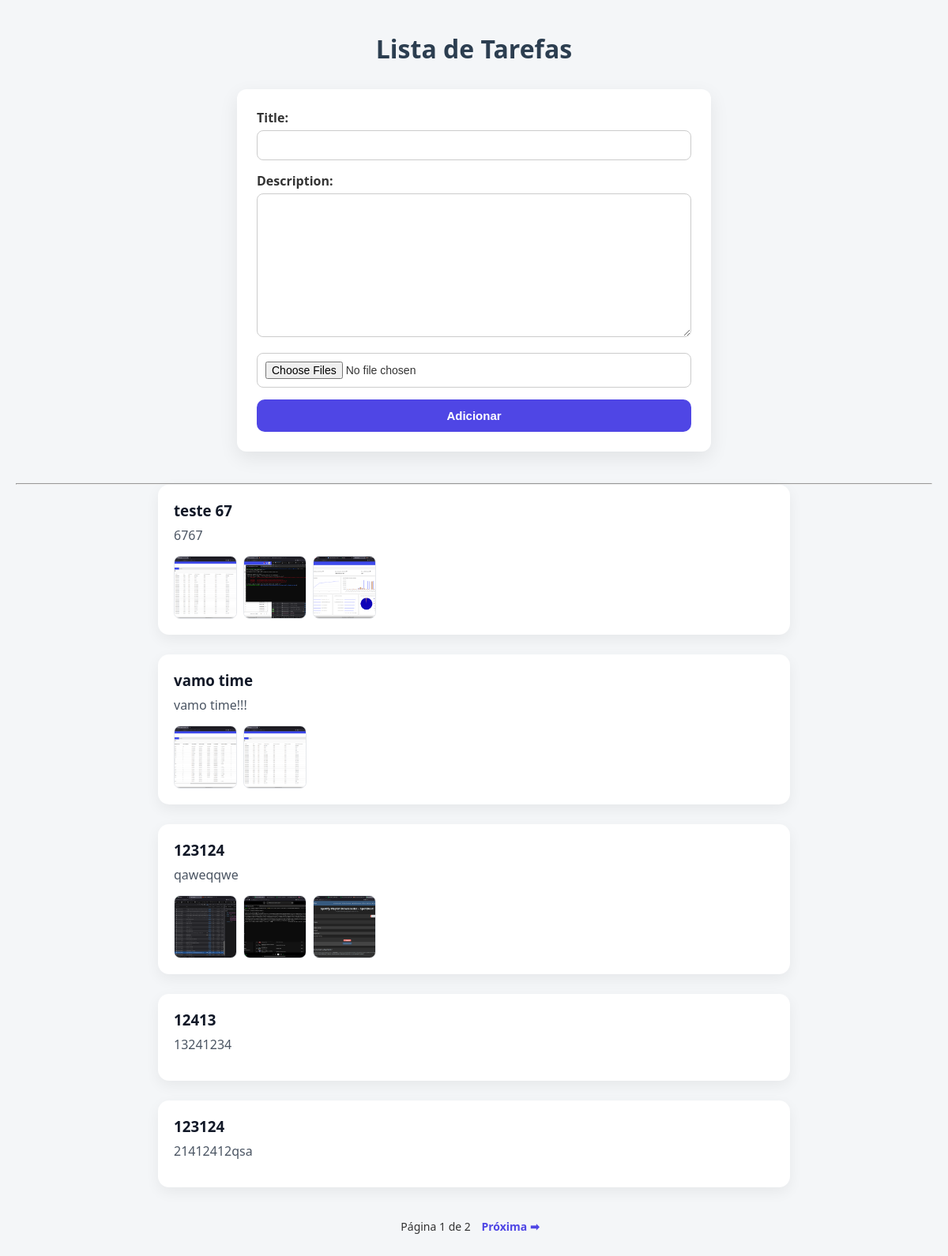
The page / on the database its author committed.
### todos/models.py (models this page shows, shortened)
class Todo(models.Model):
    title = models.CharField(max_length=200)
    description = models.TextField(blank=True)
    completed = models.BooleanField(default=False)
    created_at = models.DateTimeField(auto_now_add=True)
    image = models.ImageField(upload_to='todo_images/', blank=True, null=True)

class TodoImage(models.Model):
    todo = models.ForeignKey(
        Todo,
        related_name='images',
        on_delete=models.CASCADE
    )
    image = models.ImageField(upload_to='todo_images/')
    uploaded_at = models.DateTimeField(auto_now_add=True)

### todos/views.py (the view)
# urls.py: path('', todo_list, name='todo_list'),
def todo_list(request):
    if request.method == 'POST':
        form = TodoForm(request.POST, request.FILES)
        if form.is_valid():
            todo = form.save()
            for image in request.FILES.getlist('images'):
                TodoImage.objects.create(todo=todo, image=image)
            return redirect('todo_list')
    else:
        form = TodoForm()
    todos = Todo.objects.order_by('-created_at')
    paginator = Paginator(todos, 5)  # 👈 5 todos por página
    page_number = request.GET.get('page')
    page_obj = paginator.get_page(page_number)
    return render(request, 'todos/todo_list.html', {
        'form': form,
        'page_obj': page_obj
    })

### todos/forms.py
class TodoForm(forms.ModelForm):
    class Meta:
        model = Todo
        fields = ['title', 'description']

### todos/templates/todos/todo_list.html (shortened to what this page needs)
<!DOCTYPE html>
<html lang="pt-br">
<head>
    {% load static %}
    <link rel="stylesheet" href="{% static 'css/style.css' %}">
</head>
<body>
<h1>Lista de Tarefas</h1>
<form method="POST" enctype="multipart/form-data">
    {{ form.as_p }}
    <input id="id_images" type="file" name="images" multiple accept="image/*">
    <button type="submit">Adicionar</button>
</form>
<hr>
{% for todo in page_obj %}
    <div class="todo">
        <h3>{{ todo.title }}</h3>
        <p>{{ todo.description }}</p>
        <div class="images" style="width: 50%;">
            {% for img in todo.images.all %}
                <img src="{{ img.image.url }}" alt="imagem" />
            {% endfor %}
        </div>
    </div>
{% endfor %}
<div class="pagination">
    Página {{ page_obj.number }} de {{ page_obj.paginator.num_pages }}
    {% if page_obj.has_next %}
        <a href="?page={{ page_obj.next_page_number }}">Próxima ➡</a>
    {% endif %}
</div>
</body>
</html>

### todos/static/css/style.css (style rules this page uses)
* { margin: 0; padding: 0; box-sizing: border-box; }
body { font-family: 'Segoe UI', Tahoma, Geneva, Verdana, sans-serif; background: #f4f6f8; color: #333; padding: 40px 20px; }
h1 { text-align: center; margin-bottom: 30px; color: #2c3e50; }
form { max-width: 600px; margin: 0 auto 40px auto; background: #ffffff; padding: 25px; border-radius: 12px; box-shadow: 0 8px 24px rgba(0, 0, 0, 0.08); }
form p { margin-bottom: 15px; }
form label { font-weight: 600; display: block; margin-bottom: 5px; }
form input[type="text"], form textarea, form input[type="file"] { width: 100%; padding: 10px; border-radius: 8px; border: 1px solid #ccc; font-size: 14px; }
form textarea { resize: vertical; min-height: 80px; }
form button { margin-top: 15px; width: 100%; padding: 12px; background: #4f46e5; color: #fff; font-size: 15px; font-weight: bold; border: none; border-radius: 10px; cursor: pointer; transition: background 0.3s; }
.todo { max-width: 800px; margin: 0 auto 25px auto; background: #ffffff; padding: 20px; border-radius: 14px; box-shadow: 0 6px 18px rgba(0, 0, 0, 0.06); }
.todo h3 { margin-bottom: 8px; color: #111827; }
.todo p { margin-bottom: 15px; color: #4b5563; }
.images { display: flex; gap: 10px; flex-wrap: wrap; }
.images img { width: 120px; height: 120px; object-fit: cover; border-radius: 10px; border: 1px solid #e5e7eb; transition: transform 0.2s, box-shadow 0.2s; }
.pagination { margin-top: 40px; text-align: center; font-size: 14px; }
.pagination a { margin: 0 10px; text-decoration: none; font-weight: 600; color: #4f46e5; transition: color 0.2s; }
.images { display: flex; gap: 8px; flex-wrap: wrap; max-width: 100%; }
.images img { width: 80px; height: 80px; object-fit: cover; border-radius: 8px; border: 1px solid #e5e7eb; }

### rows shown on the page
Todo: title "teste 67", description "6767"
TodoImage: image (picture)
TodoImage: image (picture)
TodoImage: image (picture)
Todo: title "vamo time", description "vamo time!!!"
TodoImage: image (picture)
TodoImage: image (picture)
Todo: title "123124", description "qaweqqwe"
TodoImage: image (picture)
TodoImage: image (picture)
TodoImage: image (picture)
Todo: title "12413", description "13241234"
Todo: title "123124", description "21412412qsa"

### other values the page prints
{{ page_obj.number }} "1"
{{ page_obj.paginator.num_pages }} "2"
